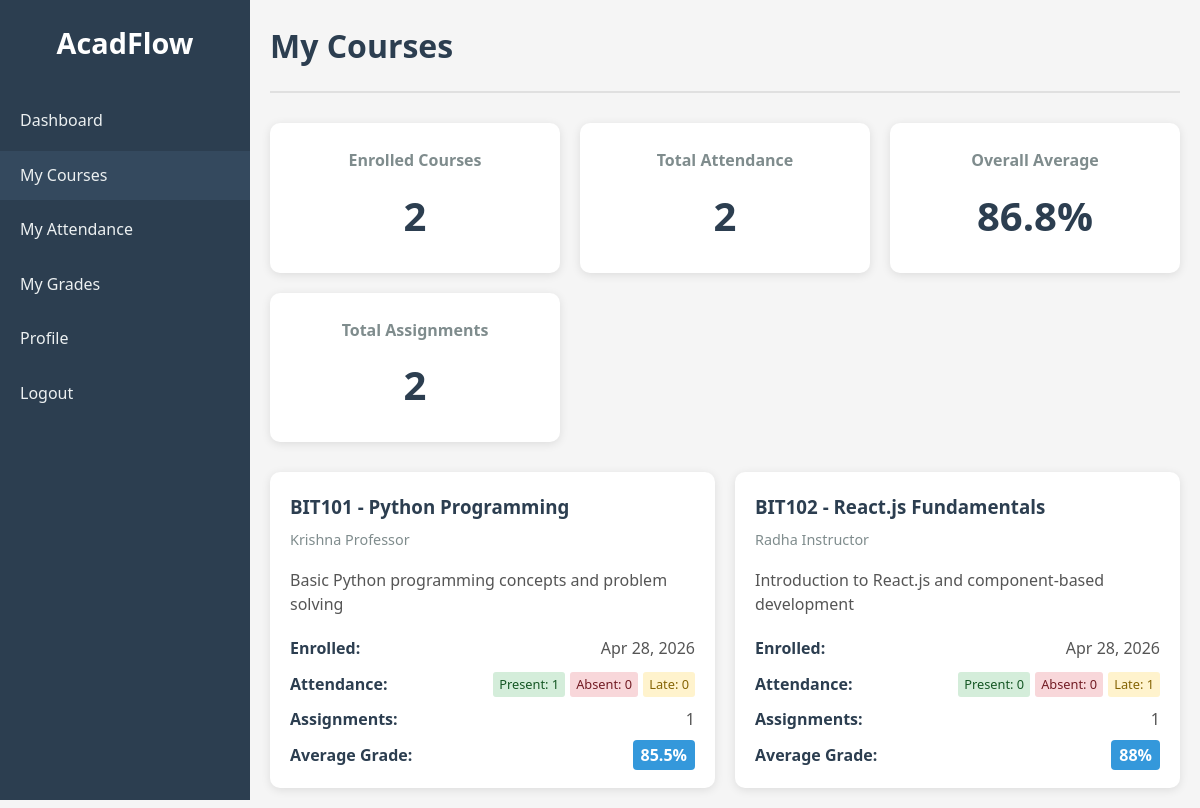
The app's page /student/courses.php (signed in) with its own data.
### tables this page shows
CREATE TABLE courses (
    id INT AUTO_INCREMENT PRIMARY KEY,
    course_code VARCHAR(20) UNIQUE NOT NULL,
    course_name VARCHAR(100) NOT NULL,
    description TEXT,
    teacher_id INT,
    created_at TIMESTAMP DEFAULT CURRENT_TIMESTAMP,
    FOREIGN KEY (teacher_id) REFERENCES users(id) ON DELETE SET NULL
);

CREATE TABLE users (
    id INT AUTO_INCREMENT PRIMARY KEY,
    first_name VARCHAR(50) NOT NULL,
    last_name VARCHAR(50) NOT NULL,
    email VARCHAR(100) UNIQUE NOT NULL,
    password VARCHAR(255) NOT NULL,
    role ENUM('admin', 'teacher', 'student') NOT NULL,
    profile_photo VARCHAR(255) DEFAULT NULL,
    created_at TIMESTAMP DEFAULT CURRENT_TIMESTAMP,
    updated_at TIMESTAMP DEFAULT CURRENT_TIMESTAMP ON UPDATE CURRENT_TIMESTAMP
);

### student/courses.php (the view, shortened to what this page needs)
<?php
require_once '../config/database.php';
$user_id = $_SESSION['user_id'];
$courses_sql = "SELECT c.*, u.first_name, u.last_name, e.enrollment_date,
                (SELECT COUNT(*) FROM attendance a WHERE a.student_id = ? AND a.course_id = c.id AND a.status = 'present') as present_count,
                (SELECT COUNT(*) FROM attendance a WHERE a.student_id = ? AND a.course_id = c.id AND a.status = 'absent') as absent_count,
                (SELECT COUNT(*) FROM attendance a WHERE a.student_id = ? AND a.course_id = c.id AND a.status = 'late') as late_count,
                (SELECT COUNT(*) FROM grades g WHERE g.student_id = ? AND g.course_id = c.id) as grade_count,
                (SELECT AVG(g.grade) FROM grades g WHERE g.student_id = ? AND g.course_id = c.id) as average_grade
                FROM courses c
                JOIN enrollments e ON c.id = e.course_id
                LEFT JOIN users u ON c.teacher_id = u.id
                WHERE e.student_id = ?
                ORDER BY c.course_name";
$courses_stmt = $conn->prepare($courses_sql);
$courses_stmt->bind_param("iiiiii", $user_id, $user_id, $user_id, $user_id, $user_id, $user_id);
$courses_stmt->execute();
$courses = $courses_stmt->get_result()->fetch_all(MYSQLI_ASSOC);
$total_present = 0;
$total_absent = 0;
$total_late = 0;
$total_grades = 0;
$grade_sum = 0;
$grade_count = 0;
foreach ($courses as $course) {
    $total_present += $course['present_count'];
    $total_absent += $course['absent_count'];
    $total_late += $course['late_count'];
    $total_grades += $course['grade_count'];
    if ($course['average_grade']) {
        $grade_sum += $course['average_grade'];
        $grade_count++;
    }
}
$overall_average = $grade_count > 0 ? $grade_sum / $grade_count : 0;
?>
<!DOCTYPE html>
<html lang="en">
<head>
    <link rel="stylesheet" href="../assets/css/style.css">
</head>
<body>
    <div class="dashboard-container">
        <aside class="sidebar">
            <div class="sidebar-header">
                <h2>AcadFlow</h2>
            </div>
            <nav class="sidebar-nav">
                <ul>
                    <li><a href="../dashboard.php">Dashboard</a></li>
                    <li><a href="courses.php" class="active">My Courses</a></li>
                    <li><a href="attendance.php">My Attendance</a></li>
                    <li><a href="grades.php">My Grades</a></li>
                    <li><a href="../profile.php">Profile</a></li>
                    <li><a href="../logout.php">Logout</a></li>
                </ul>
            </nav>
        </aside>
        <main class="main-content">
            <header class="main-header">
                <h1>My Courses</h1>
            </header>
            <div class="stats-grid">
                <div class="stat-card">
                    <h3>Enrolled Courses</h3>
                    <p class="stat-number"><?php echo count($courses); ?></p>
                </div>
                <div class="stat-card">
                    <h3>Total Attendance</h3>
                    <p class="stat-number"><?php echo $total_present + $total_absent + $total_late; ?></p>
                </div>
                <div class="stat-card">
                    <h3>Overall Average</h3>
                    <p class="stat-number"><?php echo round($overall_average, 1); ?>%</p>
                </div>
                <div class="stat-card">
                    <h3>Total Assignments</h3>
                    <p class="stat-number"><?php echo $total_grades; ?></p>
                </div>
            </div>
            <?php if (!empty($courses)): ?>
                <div class="courses-grid">
                    <?php foreach ($courses as $course): ?>
                        <div class="course-card">
                            <div class="course-header">
                                <h3><?php echo htmlspecialchars($course['course_code'] . ' - ' . $course['course_name']); ?></h3>
                                <span class="course-teacher">
                                    <?php echo $course['first_name'] ? htmlspecialchars($course['first_name'] . ' ' . $course['last_name']) : 'No Teacher Assigned'; ?>
                                </span>
                            </div>
                            <div class="course-description">
                                <?php echo htmlspecialchars($course['description'] ?: 'No description available'); ?>
                            </div>
                            <div class="course-stats">
                                <div class="stat-item">
                                    <span class="stat-label">Enrolled:</span>
                                    <span class="stat-value"><?php echo date('M j, Y', strtotime($course['enrollment_date'])); ?></span>
                                </div>
                                <div class="stat-item">
                                    <span class="stat-label">Attendance:</span>
                                    <div class="attendance-stats">
                                        <span class="attendance-badge present">Present: <?php echo $course['present_count']; ?></span>
                                        <span class="attendance-badge absent">Absent: <?php echo $course['absent_count']; ?></span>
                                        <span class="attendance-badge late">Late: <?php echo $course['late_count']; ?></span>
                                    </div>
                                </div>
                                <div class="stat-item">
                                    <span class="stat-label">Assignments:</span>
                                    <span class="stat-value"><?php echo $course['grade_count']; ?></span>
                                </div>
                                <div class="stat-item">
                                    <span class="stat-label">Average Grade:</span>
                                    <span class="stat-value">
                                        <?php if ($course['average_grade']): ?>
                                            <span class="grade-badge"><?php echo round($course['average_grade'], 1); ?>%</span>
                                        <?php else: ?>
                                            <span class="no-grade">No grades yet</span>
                                        <?php endif; ?>
                                    </span>
                                </div>
                            </div>
                        </div>
                    <?php endforeach; ?>
                </div>
            <?php else: ?>
                <div class="alert alert-error">You are not enrolled in any courses yet.</div>
            <?php endif; ?>
        </main>
    </div>
</body>
</html>

### assets/css/style.css (style rules this page uses)
* { margin: 0; padding: 0; box-sizing: border-box; }
body { font-family: 'Segoe UI', Tahoma, Geneva, Verdana, sans-serif; line-height: 1.6; color: #333; background-color: #f5f5f5; }
.dashboard-container { display: flex; min-height: 100vh; }
.sidebar { width: 250px; background-color: #2c3e50; color: white; padding: 20px 0; position: fixed; height: 100vh; overflow-y: auto; }
.sidebar-header h2 { text-align: center; margin-bottom: 30px; font-size: 1.8rem; }
.sidebar-nav ul { list-style: none; }
.sidebar-nav li { margin-bottom: 5px; }
.sidebar-nav a { display: block; padding: 12px 20px; color: #ecf0f1; text-decoration: none; transition: background-color 0.3s ease; }
.sidebar-nav a:hover, .sidebar-nav a.active { background-color: #34495e; }
.main-content { flex: 1; margin-left: 250px; padding: 20px; }
.main-header { display: flex; justify-content: space-between; align-items: center; margin-bottom: 30px; padding-bottom: 20px; border-bottom: 2px solid #e0e0e0; }
.main-header h1 { color: #2c3e50; font-size: 2rem; }
.stats-grid { display: grid; grid-template-columns: repeat(auto-fit, minmax(250px, 1fr)); gap: 20px; margin-bottom: 30px; }
.stat-card { background: white; padding: 25px; border-radius: 10px; box-shadow: 0 2px 10px rgba(0, 0, 0, 0.1); text-align: center; }
.stat-card h3 { color: #7f8c8d; margin-bottom: 10px; font-size: 1rem; }
.stat-number { font-size: 2.5rem; font-weight: bold; color: #2c3e50; }

### student/courses.php (style rules this page uses)
.courses-grid { display: grid; grid-template-columns: repeat(auto-fit, minmax(400px, 1fr)); gap: 20px; margin-top: 20px; }
.course-card { background: white; border-radius: 10px; padding: 20px; box-shadow: 0 2px 10px rgba(0, 0, 0, 0.1); }
.course-header { margin-bottom: 15px; }
.course-header h3 { color: #2c3e50; margin-bottom: 5px; }
.course-teacher { color: #7f8c8d; font-size: 0.9rem; }
.course-description { color: #555; margin-bottom: 20px; line-height: 1.5; }
.course-stats { display: flex; flex-direction: column; gap: 10px; }
.stat-item { display: flex; justify-content: space-between; align-items: center; }
.stat-label { font-weight: 600; color: #2c3e50; }
.stat-value { color: #555; }
.attendance-stats { display: flex; gap: 5px; flex-wrap: wrap; }
.attendance-badge { padding: 2px 6px; border-radius: 3px; font-size: 0.8rem; }
.attendance-badge.present { background-color: #d4edda; color: #155724; }
.attendance-badge.absent { background-color: #f8d7da; color: #721c24; }
.attendance-badge.late { background-color: #fff3cd; color: #856404; }
.grade-badge { background-color: #3498db; color: white; padding: 4px 8px; border-radius: 4px; font-weight: 600; }

### records on screen
courses: course_code+course_name "BIT101 - Python Programming", teacher.last_name "Krishna Professor", description "Basic Python programming concepts and problem solving", enrollment_date "Apr 28, 2026", present_count "1", absent_count "0", late_count "0", grade_count "1", average_grade "85.5"
courses: course_code+course_name "BIT102 - React.js Fundamentals", teacher.last_name "Radha Instructor", description "Introduction to React.js and component-based development", enrollment_date "Apr 28, 2026", present_count "0", absent_count "0", late_count "1", grade_count "1", average_grade "88"

### other values on screen
count($courses) "2"
$total_present + $total_absent + $total_late "2"
$overall_average "86.8"
$total_grades "2"
